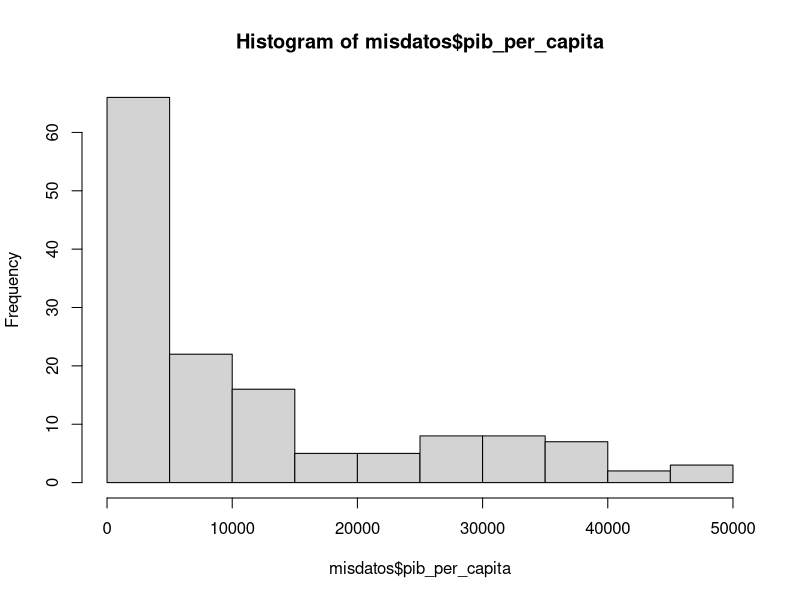
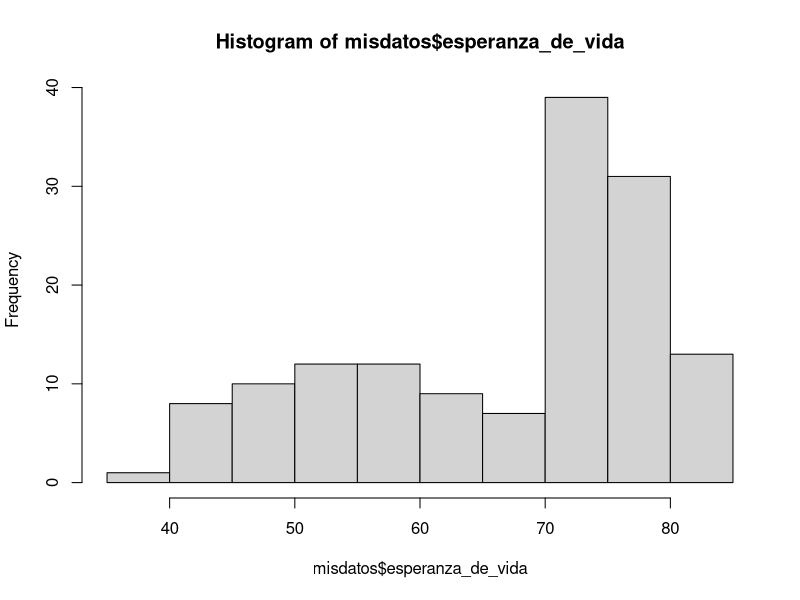
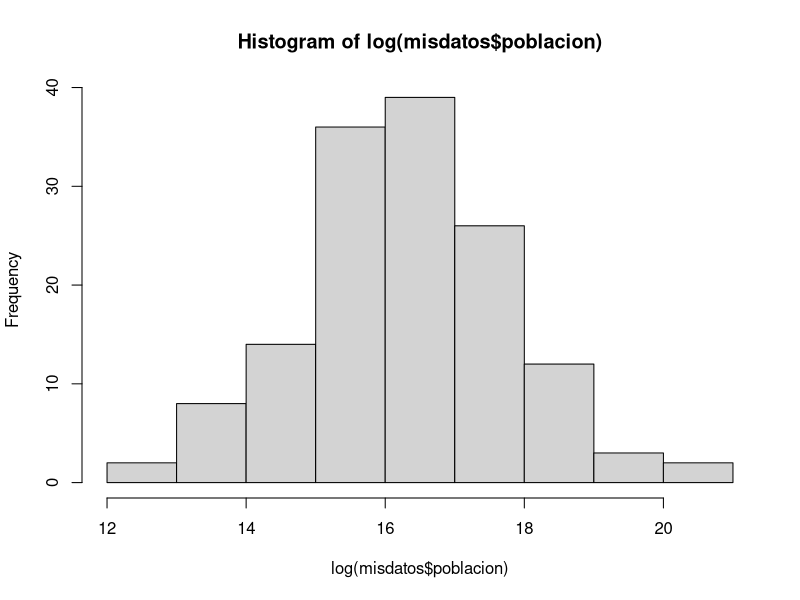

These figures' R source, in order:
# nombre del archivo a mandar por correo:
# nombre_apellido_inferencia_profesor.R
# ejemplo:
# juan_perez_inferencia_beltran.R

# No olvide ejecutar las líneas 6 y 11 antes de empezar el resto del trabajo
library(readxl)

# 1. Use la función read_excel para cargar los datos que se encuentran en el archivo excel 

misdatos <- read_excel("datos_e.xlsx")



# 2. Para las variables "pib_per_capita" y "esperanza_de_vida" compute lo siguiente
# 2.1 la media cada una (4 pts)
mean(misdatos$pib_per_capita)
mean(misdatos$esperanza_de_vida)
# 2.2 la desviación estandar de cada una (4 pts)
sd(misdatos$pib_per_capita)
sd(misdatos$esperanza_de_vida)
# 2.3 la cantidad de observaciones (n) de cada una (4 pts)
dim.data.frame(misdatos$pib_per_capita)
dim.data.frame(misdatos$esperanza_de_vida)

# 3. Grafique los histogramas de estas tres variables:
# "pib_per_capita" (2 pto), "esperanza_de_vida" (2 pto) y el logaritmo natural de la variable "población" (4 pts).
# Puede usar cualquier función y paquete de R que grafique histogramas
hist(misdatos$pib_per_capita)
hist(misdatos$esperanza_de_vida)
hist(log(misdatos$poblacion))


